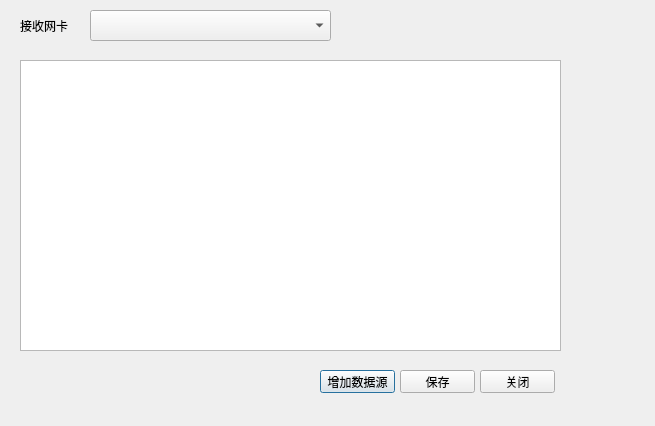
<?xml version="1.0" encoding="UTF-8"?>
<ui version="4.0">
 <class>UdpEndpointDialog</class>
 <widget class="QDialog" name="UdpEndpointDialog">
  <property name="geometry">
   <rect>
    <x>0</x>
    <y>0</y>
    <width>655</width>
    <height>426</height>
   </rect>
  </property>
  <property name="windowTitle">
   <string>网络配置</string>
  </property>
  <widget class="QComboBox" name="comboBoxRecvInterface">
   <property name="geometry">
    <rect>
     <x>90</x>
     <y>10</y>
     <width>241</width>
     <height>31</height>
    </rect>
   </property>
  </widget>
  <widget class="QLabel" name="label_8">
   <property name="geometry">
    <rect>
     <x>20</x>
     <y>20</y>
     <width>54</width>
     <height>12</height>
    </rect>
   </property>
   <property name="text">
    <string>接收网卡</string>
   </property>
  </widget>
  <widget class="QPushButton" name="pushButtonAddDataSource">
   <property name="geometry">
    <rect>
     <x>320</x>
     <y>370</y>
     <width>75</width>
     <height>23</height>
    </rect>
   </property>
   <property name="text">
    <string>增加数据源</string>
   </property>
  </widget>
  <widget class="QPushButton" name="pushButtonCanceled">
   <property name="geometry">
    <rect>
     <x>480</x>
     <y>370</y>
     <width>75</width>
     <height>23</height>
    </rect>
   </property>
   <property name="text">
    <string>关闭</string>
   </property>
  </widget>
  <widget class="QTableWidget" name="tableWidgetDataSources">
   <property name="geometry">
    <rect>
     <x>20</x>
     <y>60</y>
     <width>541</width>
     <height>291</height>
    </rect>
   </property>
  </widget>
  <widget class="QPushButton" name="pushButtonSaveDataSources">
   <property name="geometry">
    <rect>
     <x>400</x>
     <y>370</y>
     <width>75</width>
     <height>23</height>
    </rect>
   </property>
   <property name="text">
    <string>保存</string>
   </property>
  </widget>
 </widget>
 <resources/>
 <connections/>
</ui>
